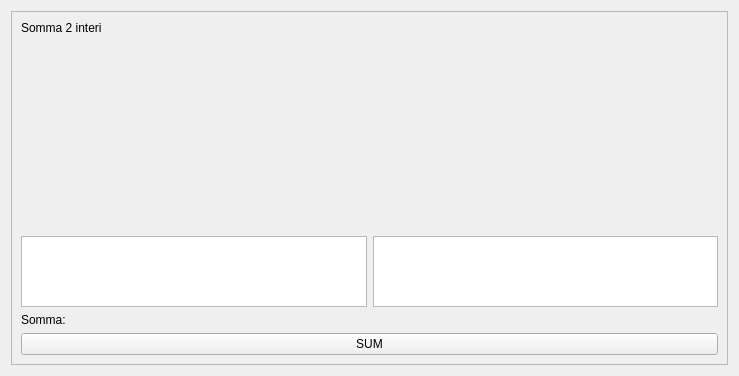
<?xml version="1.0" encoding="UTF-8"?>
<ui version="4.0">
 <class>somma</class>
 <widget class="QWidget" name="somma">
  <property name="geometry">
   <rect>
    <x>0</x>
    <y>0</y>
    <width>739</width>
    <height>376</height>
   </rect>
  </property>
  <property name="windowTitle">
   <string>Somma</string>
  </property>
  <layout class="QHBoxLayout" name="horizontalLayout_2">
   <item>
    <widget class="QFrame" name="frame">
     <property name="frameShape">
      <enum>QFrame::StyledPanel</enum>
     </property>
     <property name="frameShadow">
      <enum>QFrame::Raised</enum>
     </property>
     <layout class="QVBoxLayout" name="verticalLayout">
      <item>
       <widget class="QLabel" name="lb_Titolo">
        <property name="text">
         <string>Somma 2 interi</string>
        </property>
       </widget>
      </item>
      <item>
       <spacer name="verticalSpacer">
        <property name="orientation">
         <enum>Qt::Vertical</enum>
        </property>
        <property name="sizeHint" stdset="0">
         <size>
          <width>20</width>
          <height>40</height>
         </size>
        </property>
       </spacer>
      </item>
      <item>
       <layout class="QHBoxLayout" name="horizontalLayout">
        <item>
         <widget class="QTextEdit" name="te_Intero1">
          <property name="maximumSize">
           <size>
            <width>16777215</width>
            <height>71</height>
           </size>
          </property>
         </widget>
        </item>
        <item>
         <widget class="QTextEdit" name="te_Intero2">
          <property name="maximumSize">
           <size>
            <width>16777215</width>
            <height>71</height>
           </size>
          </property>
         </widget>
        </item>
       </layout>
      </item>
      <item>
       <widget class="QLabel" name="lb_Somma">
        <property name="text">
         <string>Somma:</string>
        </property>
       </widget>
      </item>
      <item>
       <widget class="QPushButton" name="bt_Somma">
        <property name="text">
         <string>SUM</string>
        </property>
        <property name="checkable">
         <bool>false</bool>
        </property>
       </widget>
      </item>
     </layout>
    </widget>
   </item>
  </layout>
 </widget>
 <resources/>
 <connections/>
</ui>
